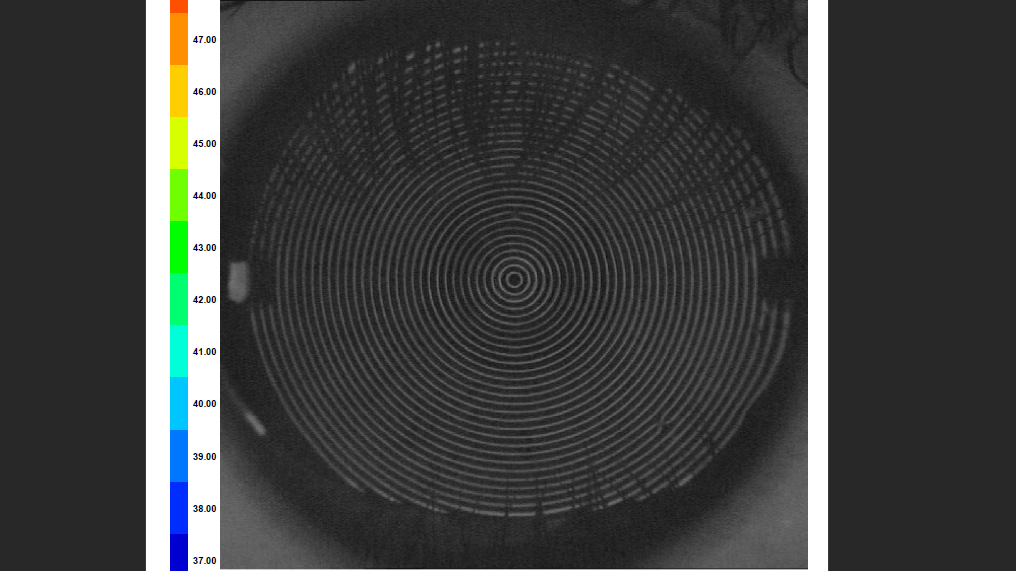
%> input picture BullsEye-master/work_sharf/Day3/test1.png, 1016 x 571 px
$ octave preproc1.m   (GNU Octave 9; MATLAB toolbox functions it lacks are replaced by stand-ins)
%> lines starting %> are read from the running program, lines starting %| are printed output that depends on the picture; in (x1, y1, x2, y2) boxes, pixels count from 0 and x2, y2 are one past the last pixel; in counts of white or black regions, pixels touching at a corner belong together; the program's own positions count from 1
### BullsEye-master/work_sharf/Day3/segment.m
function circ_imgs = segment(bin_img)
    circ_range = 10:10:506;
    CC = bwlabel(bin_img);
    indcs = ones(size(unique(CC),1),1);
    [m,n] = size(bin_img);

    freq_list = {};


    for i=1:m
        for j=1:n
            if bin_img(i,j)==1
                idx = closest_circle(i,j,m/2,n/2,circ_range);
                label = CC(i,j);
                freq_list{label}(indcs(label))=idx;
                indcs(label)=indcs(label)+1;
                %disp(idx);
            end
        end
    end
    x = zeros(size(unique(CC),1));
    for i = 1:size(unique(CC),1)-1
        x(i) = mode(freq_list{i});
    end

    circ_imgs = {};
    for i=1:size(unique(x),1)+1
        circ_imgs{i} = zeros(size(bin_img));
    end

    for i=1:m
        for j=1:n
            if bin_img(i,j)==1
                label = CC(i,j);
                circ_imgs{x(label)}(i,j)=1;
            end
        end
    end
end

### BullsEye-master/work_sharf/Day3/preproc1.m
%Extract only The image
act_img = imread('test1.png');
%> act_img is the input picture: size 571x1016x3 uint8; mean R, G, B 62.8, 64.6, 63.4
act_img = act_img(:,220:805,:);
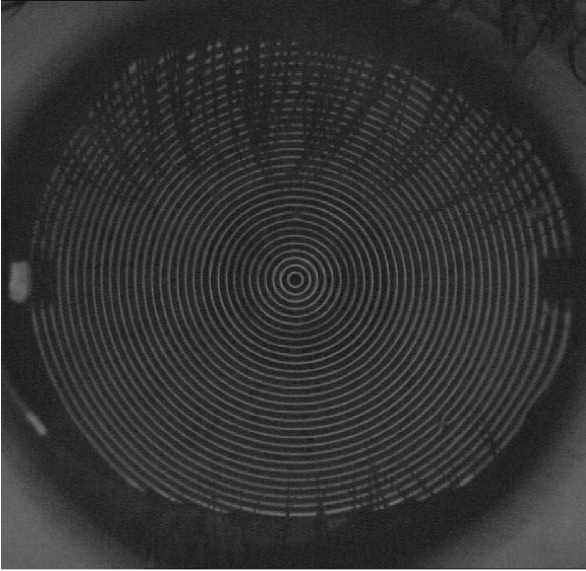
%> act_img: size 571x586x3 uint8; min 15, max 255, mean 51.1
%imshow(act_img);
%Preprocessing starts here
img = rgb2gray(act_img);
level = graythresh(img);
%> level = 0.235
bin_img = im2bw(img,level);
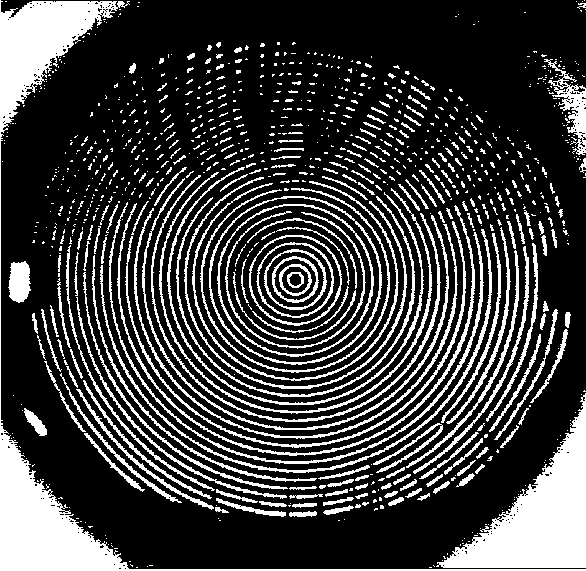
%> bin_img: size 571x586 logical; 24.3% white; 922 white regions (701 under 20 px), largest, box (x1, y1, x2, y2) and area: (0, 0, 586, 571) 16709, (436, 393, 586, 568) 10271, (117, 203, 475, 456) 1948
imshow(bin_img);
sel = strel('disk',1);
bin_img = imclose(bin_img,sel);
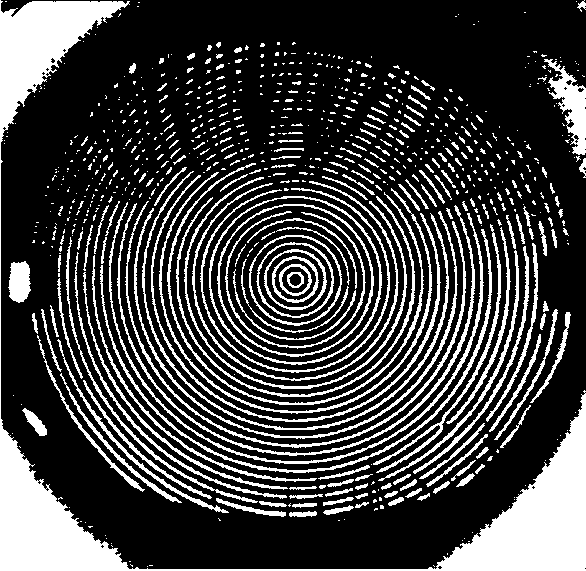
%> bin_img: size 571x586 logical; 25.2% white; 749 white regions (538 under 20 px), largest, box (x1, y1, x2, y2) and area: (0, 0, 586, 571) 28149, (109, 202, 484, 464) 2000, (117, 203, 475, 456) 1981
imshow(bin_img);

% circ_img = zeros(size(act_img));
% create_circle(circ_img);
circ_range = 10:10:506;
circ_imgs = segment(bin_img);
%> in segment, `CC = bwlabel(bin_img);`:
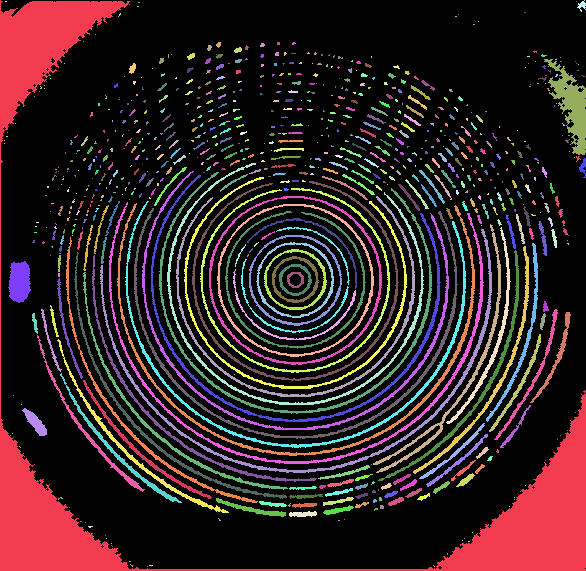
%> CC: size 571x586 double; 750 distinct labels, from 0 to 749; one colour per label, 0 black
%> after the loop in segment, `for i=1:m`: freq_list = 749 items; idx = 41; indcs = 750 values, max 28150 at index 1, min 1 at index 750, mean 113.2; label = 1
%> in segment, `x = zeros(size(unique(CC),1));`: x: size 750x750 double; every value is 0
%> after the loop in segment, `for i = 1:size(unique(CC),1)-1`:
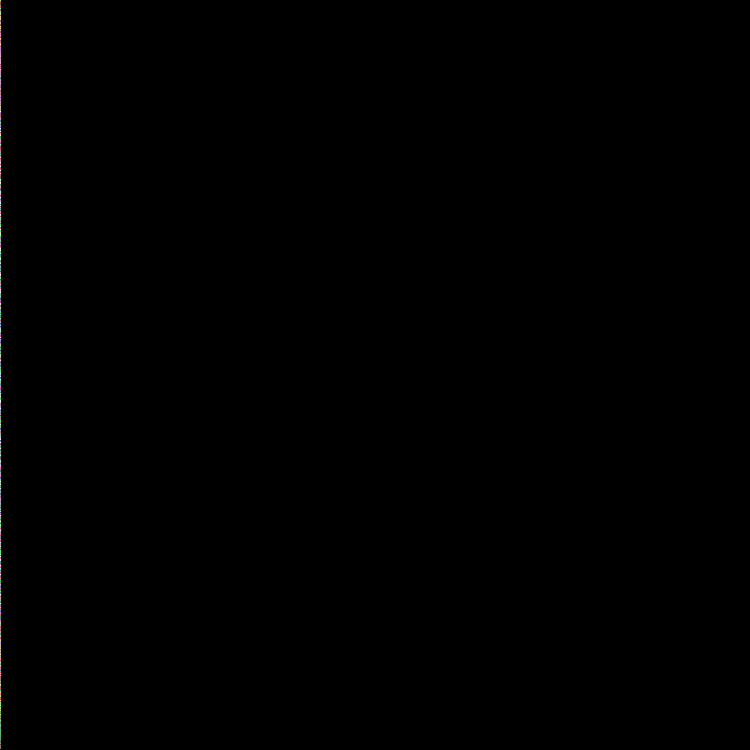
%> x: size 750x750 double; 38 distinct labels, from 0 to 40; one colour per label, 0 black
%> the loop in segment, `for i=1:size(unique(x),1)+1` made 39 passes
%> after the loop in segment, `for i=1:size(unique(x),1)+1`: circ_imgs = 39 items
%> after the loop in segment, `for i=1:m`: circ_imgs = 40 items
%> circ_imgs = 40 items
circ_range = 10:10:506;
% for i=1:28
%     figure,imshow(circ_imgs{i});
% end
%figure,imshow(temp_img);

for i=1:28
    figure,imshow(circ_imgs{i});
end
%> this loop made 28 passes
%> pass 1, `imshow(circ_imgs{i})`:
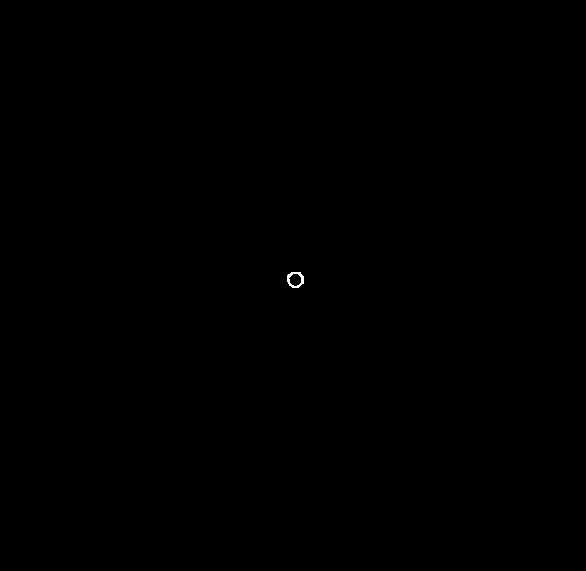
%> displayed picture: size 571x586, on the screen's scale of 0 to 255; 0.04% white in thin lines or dots, all inside (x1, y1, x2, y2) = (287, 272, 304, 288)
%> pass 2, `imshow(circ_imgs{i})`:
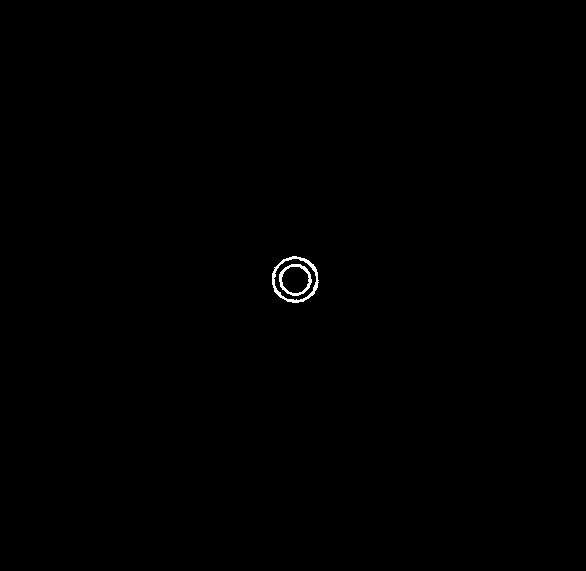
%> displayed picture: size 571x586, on the screen's scale of 0 to 255; 0.21% white in thin lines or dots, all inside (x1, y1, x2, y2) = (272, 256, 319, 303)
